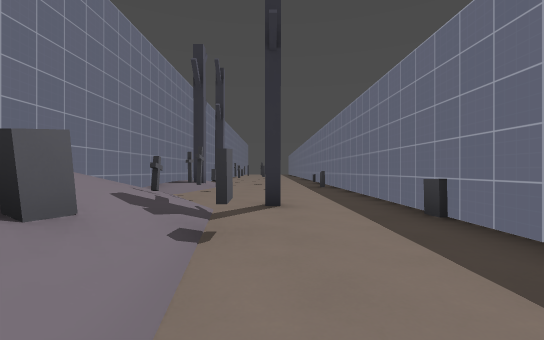
view 1 (above)

17 first-person views from a walk through a level from a Godot 3-D game. The camera is 1.2 m above the floor, looks level and sees 90° across. The floor is counted in squares, 2 m on a side. Each view is taken from the middle of a square. On the plan, view 1 faces up. The plan holds only what a view shows up to about 9 squares ahead; the rest is blank. The place goes on beyond the plan. Surface patterns are stand-ins for the level's own textures.

view 2
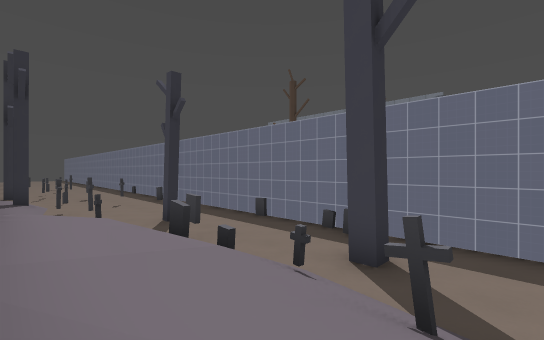

view 3
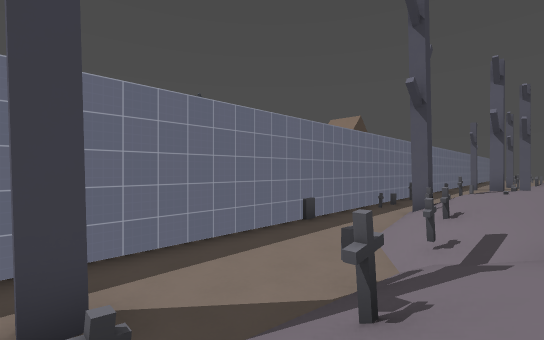

view 4
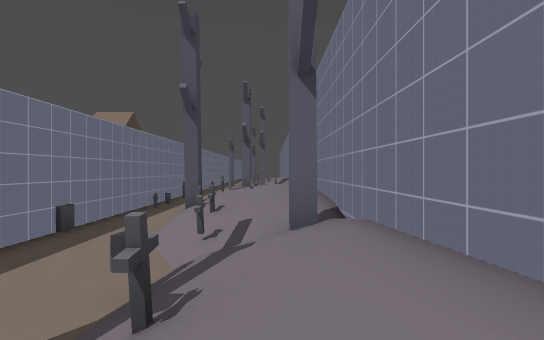

view 5
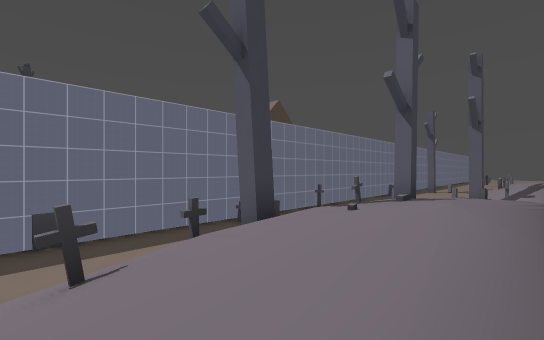

view 6
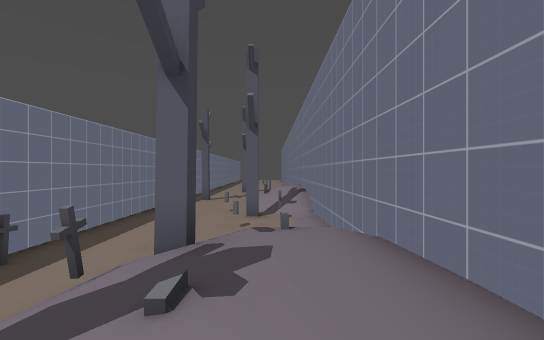

view 7
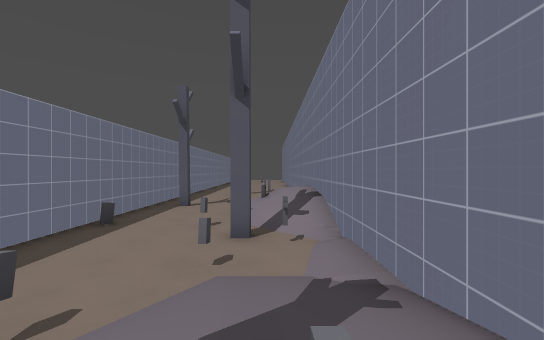

view 8
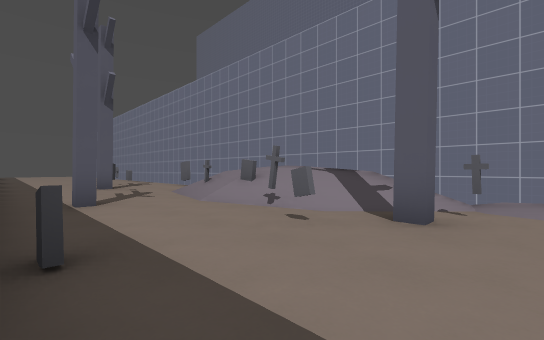

view 9
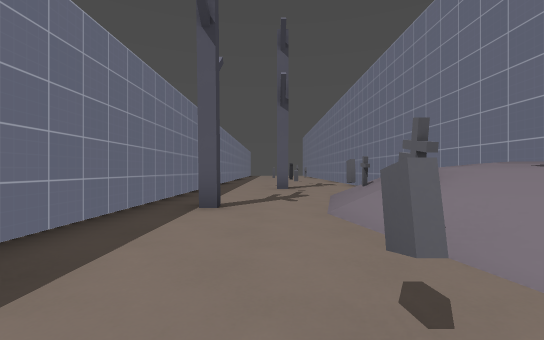

view 10
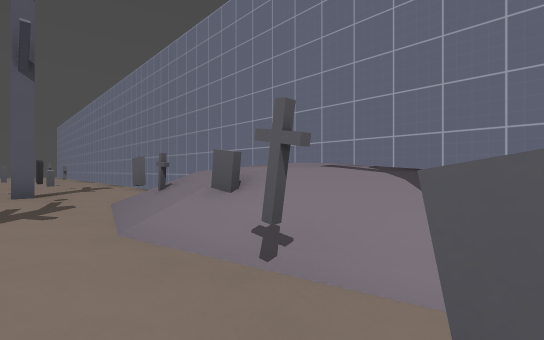

view 11
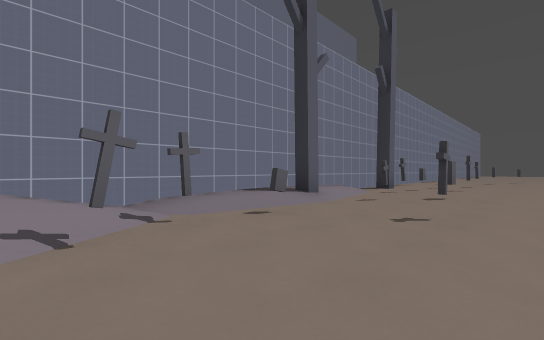

view 12
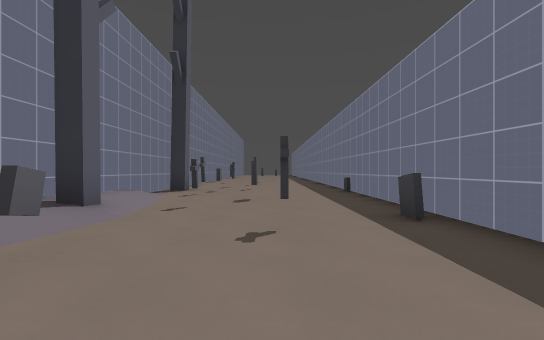

view 13
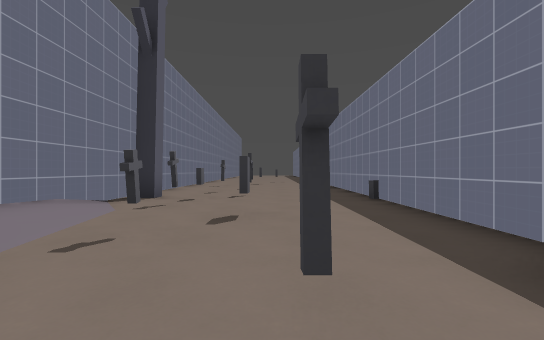

view 14
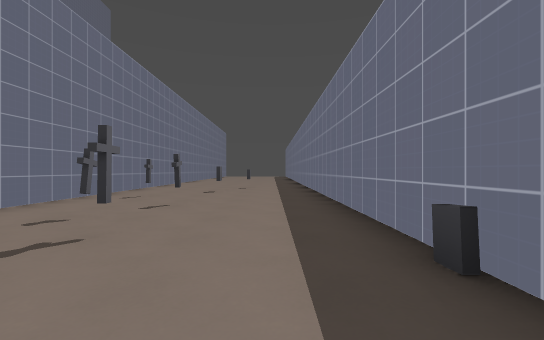

view 15
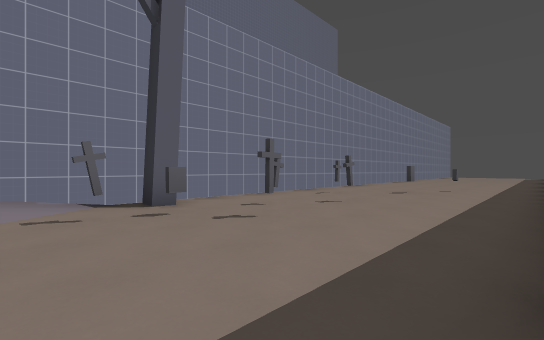

view 16
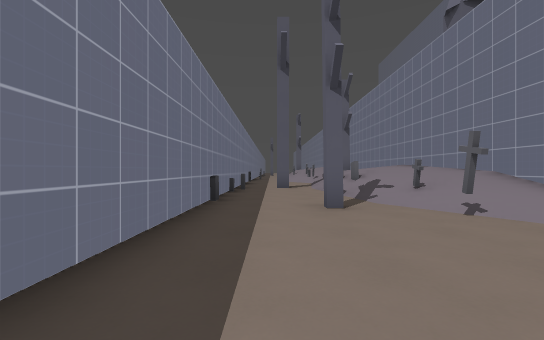

view 17
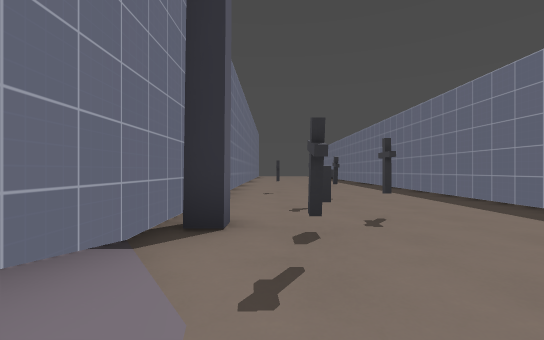

### Floor plan
Key: @ floor where view 1 was taken; # wall or solid block; x gap in a wall; . main floor; : floor 0.25 m higher than the main floor; + floor 0.5 m higher than the main floor; * floor 1.25 m higher than the main floor; % floor 1.5 m higher than the main floor; / step, stairs or slope; = window, fence, low wall or low ledge.
Columns run from 4 left of view 1 to 3 right of it. Each row starts with its distance up from view 1.
 20 #......#
 19 #......#
 18 #.#....#
 17 #..#...#
 16 #......=
 15 #......#
 14 ####..#
 13 #//....=
 12 #/..#..#
 11 #:.....=
 10 #//#...=
  9 #+/.#.#
  8 #+/....=
  7 #/x....=
  6 #//....=
  5 #//....#
  4 #/#//..#
  3 #*///.#
  2 #*//...=
  1 #%//..#
  0 #%/=@#.#
 -1 #%//...#
 -2 #*//...#
 -3 #*//...=
 -4 #//#...#
 -5 #////..#
 -6 #**//..#
 -7 #*%//..#
 -8 #///#..=
 -9 #/// .#
-10 #/%//.#
-11 #/*#/..#
-12 #////.#
-13 #///#..#
-14 #//#...#
-15 #/.....#
-16 #/#....#
-17 #//#..#
-18 #//#...=
-19 #///...=
-20 #///...#
-21 #///.#.=
-22 #//....=
-23 #/#....=
-24 #..#...=
-25 #...#..

Positions as (right, up) in squares from view 1, and headings:
1: (0, 0), facing up
2: (-3, -2), facing up-right
3: (-2, 0), facing down-right
4: (-2, 0), facing down
5: (-3, -5), facing down-right
6: (-2, -8), facing down
7: (-2, -11), facing down
8: (2, -15), facing down-left
9: (0, -16), facing down
10: (0, -17), facing down-left
11: (1, 5), facing up-left
12: (0, 6), facing up
13: (0, 8), facing up
14: (1, 12), facing up
15: (2, 12), facing up-left
16: (1, 9), facing down
17: (-2, 11), facing up
